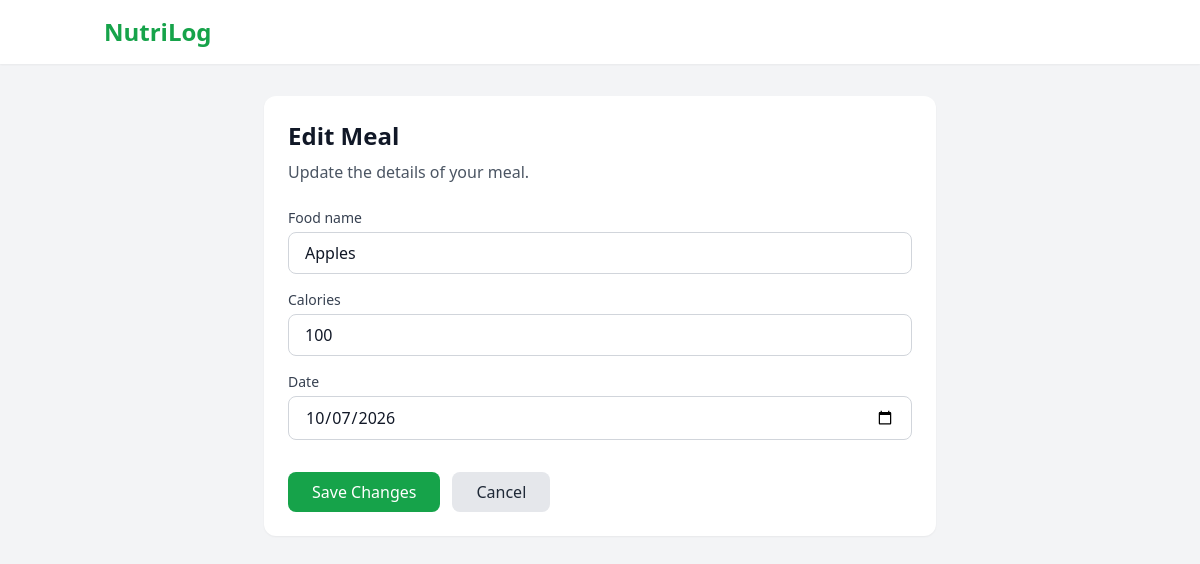
Page /edit/4/ on the committed database.
### meal_log/models.py (models this page shows, shortened)
class MealEntry(models.Model):
    name = models.CharField(max_length=200)
    calories = models.PositiveIntegerField()
    date = models.DateField()
    created_at = models.DateTimeField(auto_now_add=True)

### meal_log/views.py (the view)
# urls.py: path('edit/<int:meal_id>/',edit_meal,name='edit_meal'),
def edit_meal(request, meal_id):
    meal = get_object_or_404(MealEntry, id=meal_id)
    if request.method == 'POST':
        form = MealEntryForm(request.POST, instance=meal)
        if form.is_valid():
            form.save()
            return redirect('home')
    else:
        form = MealEntryForm(instance=meal)
    return render(request, 'meal_log/edit_meal.html', {
        'form': form,
        'meal': meal,
    })

### meal_log/forms.py
class MealEntryForm(forms.ModelForm):
    class Meta:
        model = MealEntry
        fields = ['name', 'calories', 'date']
        widgets = {
            'name': forms.TextInput(attrs={
                'placeholder': 'Enter food name',
                'class': 'w-full border border-gray-300 rounded-lg px-4 py-2 focus:outline-none focus:ring-2 focus:ring-green-500',
            }),
            'calories': forms.NumberInput(attrs={
                'placeholder': 'Enter calories',
                'min': '0',
                'class': 'w-full border border-gray-300 rounded-lg px-4 py-2 focus:outline-none focus:ring-2 focus:ring-green-500',
            }),
            'date': forms.DateInput(attrs={
                'type': 'date',
                'class': 'w-full border border-gray-300 rounded-lg px-4 py-2 focus:outline-none focus:ring-2 focus:ring-green-500',
            }),
        }

### meal_log/templates/meal_log/edit_meal.html (shortened to what this page needs)
{% extends 'meal_log/base.html' %}
{% block content %}
<div class="max-w-2xl mx-auto">
    <div class="bg-white rounded-xl shadow-sm p-6">
        <h1 class="text-2xl font-bold mb-2">
            Edit Meal
        </h1>
        <p class="text-gray-600 mb-6">
            Update the details of your meal.
        </p>
        <form method="POST" class="space-y-4">
            <div>
    <label class="block text-sm font-medium text-gray-700 mb-1">
        Food name
    </label>
    {{ form.name }}
</div>
<div>
    <label class="block text-sm font-medium text-gray-700 mb-1">
        Calories
    </label>
    {{ form.calories }}
</div>
<div>
    <label class="block text-sm font-medium text-gray-700 mb-1">
        Date
    </label>
    {{ form.date }}
</div>
            <div class="flex flex-col sm:flex-row gap-3 pt-4">
                <button
                    type="submit"
                    class="bg-green-600 text-white px-6 py-2 rounded-lg hover:bg-green-700 transition">
                    Save Changes
                </button>
                <a
                    href="{% url 'home' %}"
                    class="bg-gray-200 text-gray-800 px-6 py-2 rounded-lg hover:bg-gray-300 transition text-center">
                    Cancel
                </a>
            </div>
        </form>
    </div>
</div>
{% endblock %}

### rows in the picture
MealEntry: name "Apples", calories "100", date "10/07/2026"
